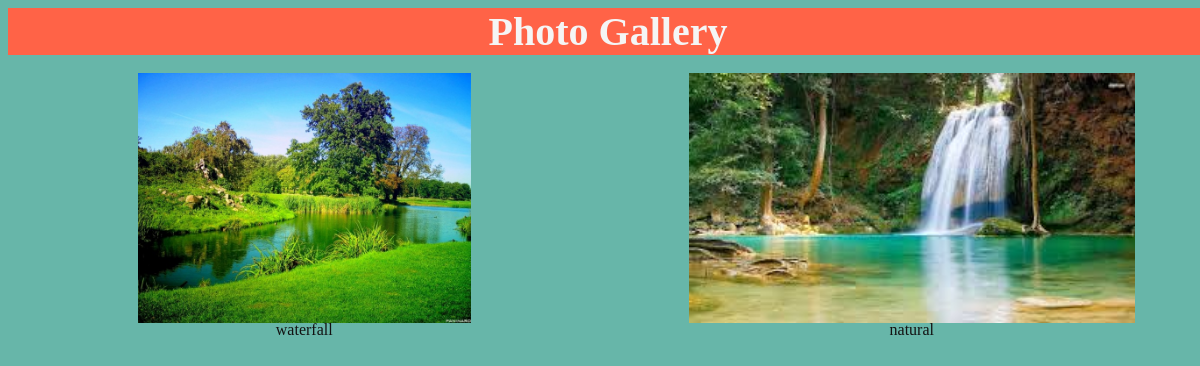
Screenshot of /photos/1/ with the database file from the repository.
### photo/models.py (models this page shows, shortened)
class Picture(models.Model):
    category = models.ForeignKey("Category", on_delete = models.CASCADE)
    image = models.ImageField(upload_to = "pictures")
    description = models.CharField(max_length = 2000)
    date_added = models.DateTimeField(default = datetime.now)

### photo/views.py (the view)
# urls.py: path("photos/<int:pk>/", photos_view,name = "photos")
def photos_view(request,pk):
    category = Category.objects.get(id=pk)
    pictures = Picture.objects.filter(category = category)
    context = {
        "category":category,
        'pictures':pictures
    }
    return render(request, "photos.html", context)

### templates/photos.html (shortened to what this page needs)
{% load static %}
<html lang="en">
<head>
    <link rel="stylesheet" href="{% static '/photos.css' %}">
</head>
<body>
    <div class="title">Photo Gallery</div><br>
    <div class="container">
        {%for photo in pictures%}
        <div class="images">
            <img src="{{photo.image.url}}" alt="missing image" style = 'height:100%; width: 100%'>
            <p class="descriptions" style="margin-top: -2px;">{{photo.description}}</p>
        </div>
        {%endfor%}
    </div>
</body>
</html>

### photo/static/photos.css (style rules this page uses)
.container { display: grid; grid-template-columns: repeat(auto-fit, minmax(200px,1fr)); grid-auto-rows: 250px; grid-gap: 15px; height: 100%; width: 100%; }
.images { justify-items: center; height: 100%; width: 100%; }
p { color: rgb(19, 18, 18) }
html { width: 100%; height: 100%; }
body { background-color: rgb(103, 182, 169); width: 100%; height: 100%; }
.title { display: flex; justify-content: center; background: tomato; text-align: center; font-weight: bold; color: whitesmoke; font-size: 2.5rem; }

### rows the page displays
Picture: image (picture), description "waterfall"
Picture: image (picture), description "natural"
